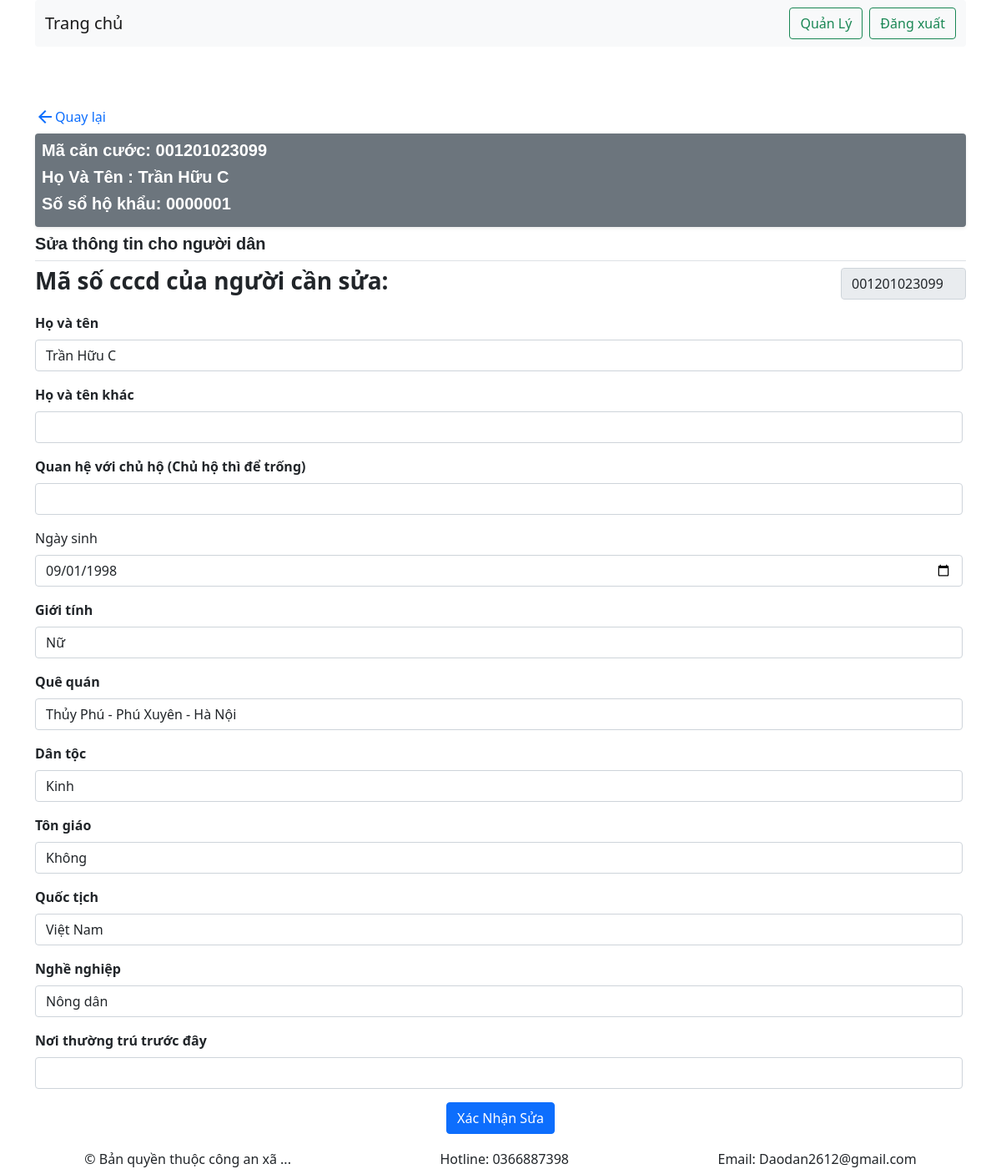
Screenshot of /manage/suathongtin/updateTTND.php?cccd=001201023099 (signed in) with the database file from the repository.
### tables this page shows
CREATE TABLE `thanhvien` (
  `ma_shk` varchar(9) NOT NULL,
  `cccd` varchar(12) NOT NULL,
  `chuho` tinyint(1) NOT NULL,
  `quanhech` varchar(20) NOT NULL,
  `hoten` varchar(40) NOT NULL,
  `hotenkhac` varchar(40) NOT NULL,
  `ngaysinh` date NOT NULL,
  `gioitinh` varchar(5) NOT NULL,
  `nguyenquan` varchar(200) NOT NULL,
  `dantoc` varchar(15) NOT NULL,
  `tongiao` varchar(40) NOT NULL,
  `quoctich` varchar(30) NOT NULL,
  `nghenghiepnoilamviec` varchar(200) NOT NULL,
  `noithuongtrutruocday` varchar(200) NOT NULL
);

### manage/suathongtin/updateTTND.php (the view, shortened to what this page needs)
<?php
require "../../config/config.php";
require('../partials-front/header.php');
if (!isset($_SESSION['LoginOK'])) {
    header('location: ../../index.php');
} else {
    if(isset($_GET['cccd'])){
        $cccd = $_GET['cccd'];
        $sql = "Select* from thanhvien where cccd = '$cccd'";
        $result = mysqli_query($conn, $sql);
        $rowinfoshk = mysqli_fetch_assoc($result);
?>
    <head>
    </head>
    <div class="container" style="margin-top: 72px;">
        <div class="mt-2 mb-2">
            <a href="../shkmanage.php?mashk=<?php echo $rowinfoshk['ma_shk'] ?>" class="text-decoration-none d-flex align-items-center"><span class="material-icons">
                </span> <span>Quay lại</span> </a>
        </div>
        <div class="bg-secondary rounded shadow-sm p-2 mb-2 text-white">
            <h5>Mã căn cước: <?php echo $cccd ?></h5>
            <h5>Họ Và Tên : <?php echo $rowinfoshk['hoten'] ?></h5>
            <h5>Số sổ hộ khẩu: <?php echo $rowinfoshk['ma_shk'] ?></h5>
        </div>
        <div class="row mb-5">
            <div class="col-md">
                <nav>
                    <div class="nav nav-tabs" id="nav-tab" role="tablist">
                        <h5>Sửa thông tin cho người dân</h5>
                    </div>
                </nav>
                <div class="tab-content" id="nav-tabContent">
                    <div class="tab-pane fade show active" id="nav-info" role="tabpanel" aria-labelledby="nav-info-tab">
                        <form action="process-updateTTNguoiDan.php" method="POST" id="form-check" novalidate>
                            <div class="d-flex flex-row align-items-center justify-content-between">
                                <span class="me-2 fw-bold fs-3">Mã số cccd của người cần sửa: </span>
                                <input class="form-control mt-2" name="cccdupdate" value="<?php echo $cccd; ?>" style="max-width: 150px;" readonly>
                            </div>
                            <div>
                                <div class="displayblockshk">
                                <div class="col-md me-1 mt-3 form-group">
                                    <label for="exampleInputEmail1" class="form-label fw-bold">Họ và tên</label>
                                    <input type="text" class="form-control informationshkupdate" id="hotenupdate" name="hotenupdate" value="<?php echo $rowinfoshk['hoten'] ?>" aria-describedby="emailHelp" required >
                                </div>
                                <div class="col-md me-1 mt-3 form-group">
                                    <label for="exampleInputEmail1" class="form-label fw-bold">Họ và tên khác</label>
                                    <input type="text" class="form-control informationshkupdate" name="hotenkhacupdate" value="<?php echo $rowinfoshk['hotenkhac'] ?>" aria-describedby="emailHelp">
                                </div>
                                <div class="col-md me-1 mt-3 form-group">
                                    <label for="exampleInputEmail1" class="form-label fw-bold">Quan hệ với chủ hộ (Chủ hộ thì để trống)</label>
                                    <input type="text" class="form-control informationshkupdate" name="quanhechupdate" value="<?php echo $rowinfoshk['quanhech'] ?>" aria-describedby="emailHelp" >
                                </div>
                                <div class="col-md me-1 mt-3 form-group">
                                    <label for="validationCustom02" class="form-label">Ngày sinh</label>
                                    <input type="date" class="form-control informationshkupdate" id="ngaysinhupdate" name="ngaysinhupdate" id="validationCustom02" value="<?php echo $rowinfoshk['ngaysinh'] ?>" required >
                                 </div>
                                 <div class="col-md me-1 mt-3 form-group">
                                    <label for="exampleInputEmail1" class="form-label fw-bold">Giới tính</label>
                                    <input type="text" class="form-control informationshkupdate" id="gioitinhupdate" name="gioitinhupdate" value="<?php echo $rowinfoshk['gioitinh'] ?>" aria-describedby="emailHelp" required >
                                </div>
                                <div class="col-md me-1 mt-3 form-group">
                                    <label for="exampleInputEmail1" class="form-label fw-bold">Quê quán</label>
                                    <input type="text" class="form-control informationshkupdate" id="nguyenquanupdate" name="nguyenquanupdate" value="<?php echo $rowinfoshk['nguyenquan'] ?>" aria-describedby="emailHelp" required >
                                </div>
                                <div class="col-md me-1 mt-3 form-group">
                                    <label for="exampleInputEmail1" class="form-label fw-bold">Dân tộc</label>
                                    <input type="text" class="form-control informationshkupdate" id="dantocupdate" name="dantocupdate" value="<?php echo $rowinfoshk['dantoc'] ?>" aria-describedby="emailHelp" required >
                                </div>
                                <div class="col-md me-1 mt-3 form-group">
                                    <label for="exampleInputEmail1" class="form-label fw-bold">Tôn giáo</label>
                                    <input type="text" class="form-control informationshkupdate" name="tongiaoupdate" value="<?php echo $rowinfoshk['tongiao'] ?>" aria-describedby="emailHelp" >
                                </div>
                                <div class="col-md me-1 mt-3 form-group">
                                    <label for="exampleInputEmail1" class="form-label fw-bold">Quốc tịch</label>
                                    <input type="text" class="form-control informationshkupdate" id="quoctichupdate" name="quoctichupdate" value="<?php echo $rowinfoshk['quoctich'] ?>" aria-describedby="emailHelp" required >
                                </div>
                                <div class="col-md me-1 mt-3 form-group">
                                    <label for="exampleInputEmail1" class="form-label fw-bold">Nghề nghiệp </label>
                                    <input type="text" class="form-control informationshkupdate" id="nghenghiepnoilamviecupdate" name="nghenghiepnoilamviecupdate" value="<?php echo $rowinfoshk['nghenghiepnoilamviec'] ?>" aria-describedby="emailHelp" required >
                                </div>
                                <div class="col-md me-1 mt-3 form-group">
                                    <label for="exampleInputEmail1" class="form-label fw-bold">Nơi thường trú trước đây</label>
                                    <input type="text" class="form-control informationshkupdate" name="noithuongtrutruocdayupdate" value="<?php echo $rowinfoshk['noithuongtrutruocday'] ?>" aria-describedby="emailHelp">
                                </div>
                                <div class="mt-3 d-flex justify-content-center">
                                    <button class="btn btn-primary" type="submit" id="smUpdateshk" name="smUpdateshk">Xác Nhận Sửa</button>
                                </div>
                            </div>
                        </form>
                    </div>
                </div>
            </div>
        </div>
    </div>
<?php
require("../partials-front/footer.php");
    }
}
?>
</body>
</html>

### style/style.css (style rules this page uses)
html { font-family: Arial, Helvetica, sans-serif; }
h1,h2,h3,h4,h5,h6 { font-family: Arial, Helvetica, sans-serif; font-weight: 600; }

### rows the page displays
thanhvien: hoten "Trần Hữu C", ma_shk "0000001", hotenupdate "Trần Hữu C", ngaysinhupdate "09/01/1998", gioitinhupdate "Nữ", nguyenquanupdate "Thủy Phú - Phú Xuyên - Hà Nội", dantocupdate "Kinh", tongiaoupdate "Không", quoctichupdate "Việt Nam", nghenghiepnoilamviecupdate "Nông dân"

### other values shown
$cccd "001201023099"
